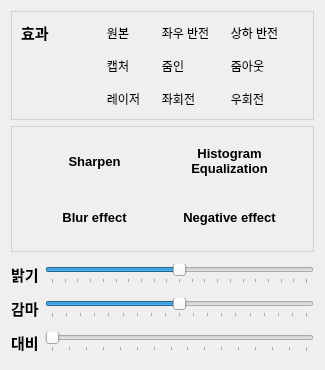
       <widget class="QWidget" name="tab">
        <attribute name="title">
         <string>효과</string>
        </attribute>
        <layout class="QGridLayout" name="gridLayout_11">
         <item row="7" column="1">
          <widget class="QSlider" name="Gamma">
           <property name="minimum">
            <number>1</number>
           </property>
           <property name="maximum">
            <number>19</number>
           </property>
           <property name="value">
            <number>10</number>
           </property>
           <property name="orientation">
            <enum>Qt::Horizontal</enum>
           </property>
           <property name="tickPosition">
            <enum>QSlider::TicksBelow</enum>
           </property>
           <property name="tickInterval">
            <number>1</number>
           </property>
          </widget>
         </item>
         <item row="6" column="0" colspan="2">
          <spacer name="verticalSpacer_3">
           <property name="orientation">
            <enum>Qt::Vertical</enum>
           </property>
           <property name="sizeType">
            <enum>QSizePolicy::Fixed</enum>
           </property>
           <property name="sizeHint" stdset="0">
            <size>
             <width>20</width>
             <height>5</height>
            </size>
           </property>
          </spacer>
         </item>
         <item row="5" column="1">
          <widget class="QSlider" name="Brightness">
           <property name="minimum">
            <number>-50</number>
           </property>
           <property name="maximum">
            <number>50</number>
           </property>
           <property name="orientation">
            <enum>Qt::Horizontal</enum>
           </property>
           <property name="tickPosition">
            <enum>QSlider::TicksBelow</enum>
           </property>
           <property name="tickInterval">
            <number>5</number>
           </property>
          </widget>
         </item>
         <item row="8" column="0" colspan="2">
          <spacer name="verticalSpacer_4">
           <property name="orientation">
            <enum>Qt::Vertical</enum>
           </property>
           <property name="sizeType">
            <enum>QSizePolicy::Fixed</enum>
           </property>
           <property name="sizeHint" stdset="0">
            <size>
             <width>20</width>
             <height>5</height>
            </size>
           </property>
          </spacer>
         </item>
         <item row="9" column="0">
          <widget class="QLabel" name="label_2">
           <property name="font">
            <font>
             <pointsize>11</pointsize>
             <bold>true</bold>
            </font>
           </property>
           <property name="text">
            <string>대비</string>
           </property>
           <property name="margin">
            <number>4</number>
           </property>
           <property name="buddy">
            <cstring>Contrast</cstring>
           </property>
          </widget>
         </item>
         <item row="5" column="0">
          <widget class="QLabel" name="label">
           <property name="font">
            <font>
             <pointsize>11</pointsize>
             <bold>true</bold>
            </font>
           </property>
           <property name="text">
            <string>밝기</string>
           </property>
           <property name="margin">
            <number>4</number>
           </property>
           <property name="buddy">
            <cstring>Brightness</cstring>
           </property>
          </widget>
         </item>
         <item row="3" column="0" colspan="2">
          <spacer name="verticalSpacer_2">
           <property name="orientation">
            <enum>Qt::Vertical</enum>
           </property>
           <property name="sizeType">
            <enum>QSizePolicy::Fixed</enum>
           </property>
           <property name="sizeHint" stdset="0">
            <size>
             <width>20</width>
             <height>5</height>
            </size>
           </property>
          </spacer>
         </item>
         <item row="2" column="0" colspan="2">
          <widget class="QFrame" name="frame_9">
           <property name="styleSheet">
            <string notr="true">QFrame { border: 1px solid rgba(190, 190, 190, 150); }</string>
           </property>
           <property name="frameShape">
            <enum>QFrame::StyledPanel</enum>
           </property>
           <property name="frameShadow">
            <enum>QFrame::Raised</enum>
           </property>
           <layout class="QGridLayout" name="gridLayout_13">
            <item row="1" column="0">
             <widget class="QToolButton" name="Blur">
              <property name="minimumSize">
               <size>
                <width>111</width>
                <height>50</height>
               </size>
              </property>
              <property name="maximumSize">
               <size>
                <width>111</width>
                <height>50</height>
               </size>
              </property>
              <property name="font">
               <font>
                <pointsize>10</pointsize>
                <bold>true</bold>
               </font>
              </property>
              <property name="styleSheet">
               <string notr="true">background-color: qlineargradient(spread:pad, x1:0.0, y1:0.0, x2:1, 
y2:1, stop:0 rgba(150, 150, 150, 50), stop:1 rgba(90, 90, 90, 100));
selection-color: black;
border-width: 1px;
border-style: solid gray;</string>
              </property>
              <property name="text">
               <string>Blur effect</string>
              </property>
             </widget>
            </item>
            <item row="0" column="1">
             <widget class="QToolButton" name="HistEqual">
              <property name="minimumSize">
               <size>
                <width>111</width>
                <height>50</height>
               </size>
              </property>
              <property name="maximumSize">
               <size>
                <width>111</width>
                <height>50</height>
               </size>
              </property>
              <property name="font">
               <font>
                <pointsize>10</pointsize>
                <bold>true</bold>
               </font>
              </property>
              <property name="styleSheet">
               <string notr="true">background-color: qlineargradient(spread:pad, x1:0.0, y1:0.0, x2:1, 
y2:1, stop:0 rgba(150, 150, 150, 50), stop:1 rgba(90, 90, 90, 100));
selection-color: black;
border-width: 1px;
border-style: solid gray;
</string>
              </property>
              <property name="text">
               <string>Histogram
Equalization</string>
              </property>
             </widget>
            </item>
            <item row="1" column="1">
             <widget class="QToolButton" name="Reverse">
              <property name="minimumSize">
               <size>
                <width>111</width>
                <height>50</height>
               </size>
              </property>
              <property name="maximumSize">
               <size>
                <width>111</width>
                <height>50</height>
               </size>
              </property>
              <property name="font">
               <font>
                <pointsize>10</pointsize>
                <bold>true</bold>
               </font>
              </property>
              <property name="styleSheet">
               <string notr="true">background-color: qlineargradient(spread:pad, x1:0.0, y1:0.0, x2:1, 
y2:1, stop:0 rgba(150, 150, 150, 50), stop:1 rgba(90, 90, 90, 100));
selection-color: black;
border-width: 1px;
border-style: solid gray;</string>
              </property>
              <property name="text">
               <string>Negative effect</string>
              </property>
             </widget>
            </item>
            <item row="0" column="0">
             <widget class="QToolButton" name="Sharpening">
              <property name="minimumSize">
               <size>
                <width>111</width>
                <height>50</height>
               </size>
              </property>
              <property name="maximumSize">
               <size>
                <width>111</width>
                <height>50</height>
               </size>
              </property>
              <property name="font">
               <font>
                <pointsize>10</pointsize>
                <bold>true</bold>
               </font>
              </property>
              <property name="styleSheet">
               <string notr="true">background-color: qlineargradient(spread:pad, x1:0.0, y1:0.0, x2:1, 
y2:1, stop:0 rgba(150, 150, 150, 50), stop:1 rgba(90, 90, 90, 100));
selection-color: black;
border-width: 1px;
border-style: solid gray;
</string>
              </property>
              <property name="text">
               <string>Sharpen</string>
              </property>
             </widget>
            </item>
           </layout>
          </widget>
         </item>
         <item row="9" column="1">
          <widget class="QSlider" name="Contrast">
           <property name="minimum">
            <number>0</number>
           </property>
           <property name="maximum">
            <number>15</number>
           </property>
           <property name="value">
            <number>0</number>
           </property>
           <property name="orientation">
            <enum>Qt::Horizontal</enum>
           </property>
           <property name="tickPosition">
            <enum>QSlider::TicksBelow</enum>
           </property>
           <property name="tickInterval">
            <number>1</number>
           </property>
          </widget>
         </item>
         <item row="7" column="0">
          <widget class="QLabel" name="label_6">
           <property name="font">
            <font>
             <pointsize>11</pointsize>
             <bold>true</bold>
            </font>
           </property>
           <property name="text">
            <string>감마</string>
           </property>
           <property name="margin">
            <number>4</number>
           </property>
          </widget>
         </item>
         <item row="10" column="0" colspan="2">
          <spacer name="verticalSpacer_5">
           <property name="orientation">
            <enum>Qt::Vertical</enum>
           </property>
           <property name="sizeType">
            <enum>QSizePolicy::Fixed</enum>
           </property>
           <property name="sizeHint" stdset="0">
            <size>
             <width>20</width>
             <height>5</height>
            </size>
           </property>
          </spacer>
         </item>
         <item row="1" column="0" colspan="2">
          <widget class="QFrame" name="frame_8">
           <property name="styleSheet">
            <string notr="true">QFrame { border: 1px solid rgba(190, 190, 190, 150); }</string>
           </property>
           <property name="frameShape">
            <enum>QFrame::StyledPanel</enum>
           </property>
           <property name="frameShadow">
            <enum>QFrame::Raised</enum>
           </property>
           <layout class="QGridLayout" name="gridLayout_10">
            <property name="spacing">
             <number>10</number>
            </property>
            <item row="0" column="3">
             <widget class="QToolButton" name="OrigImage">
              <property name="styleSheet">
               <string notr="true">background-color: qlineargradient(spread:pad, x1:0.0, y1:0.0, x2:1, 
y2:1, stop:0 rgba(150, 150, 150, 50), stop:1 rgba(90, 90, 90, 100));
selection-color: black;
border-width: 1px;
border-style: solid gray;


</string>
              </property>
              <property name="text">
               <string>원본</string>
              </property>
              <property name="icon">
               <iconset resource="resource.qrc">
                <normaloff>:/Icon/Icon/reset.png</normaloff>:/Icon/Icon/reset.png</iconset>
              </property>
              <property name="iconSize">
               <size>
                <width>35</width>
                <height>35</height>
               </size>
              </property>
             </widget>
            </item>
            <item row="0" column="4">
             <widget class="QToolButton" name="VReverse">
              <property name="styleSheet">
               <string notr="true">background-color: qlineargradient(spread:pad, x1:0.0, y1:0.0, x2:1, 
y2:1, stop:0 rgba(150, 150, 150, 50), stop:1 rgba(90, 90, 90, 100));
selection-color: black;
border-width: 1px;
border-style: solid gray;</string>
              </property>
              <property name="text">
               <string>좌우 반전</string>
              </property>
              <property name="icon">
               <iconset resource="resource.qrc">
                <normaloff>:/Icon/Icon/vertical.png</normaloff>:/Icon/Icon/vertical.png</iconset>
              </property>
              <property name="iconSize">
               <size>
                <width>35</width>
                <height>35</height>
               </size>
              </property>
             </widget>
            </item>
            <item row="0" column="5">
             <widget class="QToolButton" name="HReverse">
              <property name="styleSheet">
               <string notr="true">background-color: qlineargradient(spread:pad, x1:0.0, y1:0.0, x2:1, 
y2:1, stop:0 rgba(150, 150, 150, 50), stop:1 rgba(90, 90, 90, 100));
selection-color: black;
border-width: 1px;
border-style: solid gray;</string>
              </property>
              <property name="text">
               <string>상하 반전</string>
              </property>
              <property name="icon">
               <iconset resource="resource.qrc">
                <normaloff>:/Icon/Icon/horizontal.png</normaloff>:/Icon/Icon/horizontal.png</iconset>
              </property>
              <property name="iconSize">
               <size>
                <width>35</width>
                <height>35</height>
               </size>
              </property>
             </widget>
            </item>
            <item row="1" column="4">
             <widget class="QToolButton" name="ZoomIn">
              <property name="styleSheet">
               <string notr="true">background-color: qlineargradient(spread:pad, x1:0.0, y1:0.0, x2:1, 
y2:1, stop:0 rgba(150, 150, 150, 50), stop:1 rgba(90, 90, 90, 100));
selection-color: black;
border-width: 1px;
border-style: solid gray;</string>
              </property>
              <property name="text">
               <string>줌인</string>
              </property>
              <property name="icon">
               <iconset resource="resource.qrc">
                <normaloff>:/Icon/Icon/zoomin.png</normaloff>:/Icon/Icon/zoomin.png</iconset>
              </property>
              <property name="iconSize">
               <size>
                <width>35</width>
                <height>35</height>
               </size>
              </property>
             </widget>
            </item>
            <item row="2" column="5">
             <widget class="QToolButton" name="RightRotate">
              <property name="styleSheet">
               <string notr="true">background-color: qlineargradient(spread:pad, x1:0.0, y1:0.0, x2:1, 
y2:1, stop:0 rgba(150, 150, 150, 50), stop:1 rgba(90, 90, 90, 100));
selection-color: black;
border-width: 1px;
border-style: solid gray;</string>
              </property>
              <property name="text">
               <string>우회전</string>
              </property>
              <property name="icon">
               <iconset resource="resource.qrc">
                <normaloff>:/Icon/Icon/rightrotate.png</normaloff>:/Icon/Icon/rightrotate.png</iconset>
              </property>
              <property name="iconSize">
               <size>
                <width>35</width>
                <height>35</height>
               </size>
              </property>
             </widget>
            </item>
            <item row="1" column="5">
             <widget class="QToolButton" name="ZoomOut">
              <property name="styleSheet">
               <string notr="true">background-color: qlineargradient(spread:pad, x1:0.0, y1:0.0, x2:1, 
y2:1, stop:0 rgba(150, 150, 150, 50), stop:1 rgba(90, 90, 90, 100));
selection-color: black;
border-width: 1px;
border-style: solid gray;</string>
              </property>
              <property name="text">
               <string>줌아웃</string>
              </property>
              <property name="icon">
               <iconset resource="resource.qrc">
                <normaloff>:/Icon/Icon/zoomout.png</normaloff>:/Icon/Icon/zoomout.png</iconset>
              </property>
              <property name="iconSize">
               <size>
                <width>35</width>
                <height>35</height>
               </size>
              </property>
             </widget>
            </item>
            <item row="0" column="2">
             <spacer name="horizontalSpacer_5">
              <property name="orientation">
               <enum>Qt::Horizontal</enum>
              </property>
              <property name="sizeType">
               <enum>QSizePolicy::Expanding</enum>
              </property>
              <property name="sizeHint" stdset="0">
               <size>
                <width>40</width>
                <height>20</height>
               </size>
              </property>
             </spacer>
            </item>
            <item row="1" column="3">
             <widget class="QToolButton" name="Capture">
              <property name="styleSheet">
               <string notr="true">background-color: qlineargradient(spread:pad, x1:0.0, y1:0.0, x2:1, 
y2:1, stop:0 rgba(150, 150, 150, 50), stop:1 rgba(90, 90, 90, 100));
selection-color: black;
border-width: 1px;
border-style: solid gray;</string>
              </property>
              <property name="text">
               <string>캡처</string>
              </property>
              <property name="icon">
               <iconset resource="resource.qrc">
                <normaloff>:/Icon/Icon/capture.png</normaloff>:/Icon/Icon/capture.png</iconset>
              </property>
              <property name="iconSize">
               <size>
                <width>35</width>
                <height>35</height>
               </size>
              </property>
             </widget>
            </item>
            <item row="0" column="1">
             <widget class="QLabel" name="label_3">
              <property name="sizePolicy">
               <sizepolicy hsizetype="Fixed" vsizetype="Preferred">
                <horstretch>0</horstretch>
                <verstretch>0</verstretch>
               </sizepolicy>
              </property>
              <property name="minimumSize">
               <size>
                <width>30</width>
                <height>0</height>
               </size>
              </property>
              <property name="maximumSize">
               <size>
                <width>30</width>
                <height>16777215</height>
               </size>
              </property>
              <property name="font">
               <font>
                <pointsize>11</pointsize>
                <bold>true</bold>
               </font>
              </property>
              <property name="styleSheet">
               <string notr="true">border: 0px;</string>
              </property>
              <property name="text">
               <string>효과</string>
              </property>
             </widget>
            </item>
            <item row="2" column="3">
             <widget class="QToolButton" name="Laser">
              <property name="styleSheet">
               <string notr="true">background-color: qlineargradient(spread:pad, x1:0.0, y1:0.0, x2:1, 
y2:1, stop:0 rgba(150, 150, 150, 50), stop:1 rgba(90, 90, 90, 100));
selection-color: black;
border-width: 1px;
border-style: solid gray;</string>
              </property>
              <property name="text">
               <string>레이저</string>
              </property>
              <property name="icon">
               <iconset resource="resource.qrc">
                <normaloff>:/Icon/Icon/laser.png</normaloff>:/Icon/Icon/laser.png</iconset>
              </property>
              <property name="iconSize">
               <size>
                <width>35</width>
                <height>35</height>
               </size>
              </property>
             </widget>
            </item>
            <item row="2" column="4">
             <widget class="QToolButton" name="LeftRotate">
              <property name="styleSheet">
               <string notr="true">background-color: qlineargradient(spread:pad, x1:0.0, y1:0.0, x2:1, 
y2:1, stop:0 rgba(150, 150, 150, 50), stop:1 rgba(90, 90, 90, 100));
selection-color: black;
border-width: 1px;
border-style: solid gray;</string>
              </property>
              <property name="text">
               <string>좌회전</string>
              </property>
              <property name="icon">
               <iconset resource="resource.qrc">
                <normaloff>:/Icon/Icon/leftrotate.png</normaloff>:/Icon/Icon/leftrotate.png</iconset>
              </property>
              <property name="iconSize">
               <size>
                <width>35</width>
                <height>35</height>
               </size>
              </property>
             </widget>
            </item>
            <item row="0" column="6">
             <spacer name="horizontalSpacer_6">
              <property name="orientation">
               <enum>Qt::Horizontal</enum>
              </property>
              <property name="sizeType">
               <enum>QSizePolicy::Fixed</enum>
              </property>
              <property name="sizeHint" stdset="0">
               <size>
                <width>20</width>
                <height>20</height>
               </size>
              </property>
             </spacer>
            </item>
           </layout>
          </widget>
         </item>
        </layout>
       </widget>
